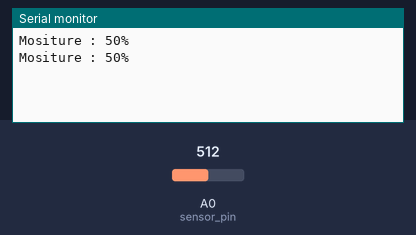
A sketch run on a simulated Arduino Uno, built with avr-gcc and run on an emulated ATmega328P. Parts: the last lines printed to the serial monitor. Inputs (shaded band) come from the test bench; at power-on: A0 (sensor_pin) = 512.

Above: at 1.8 s.
1.9 s: A0 (sensor_pin) set to 716
At 2.6 s:
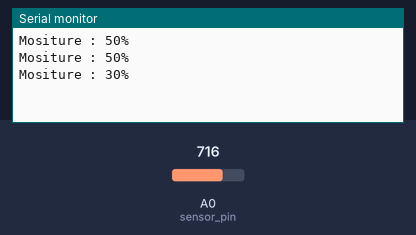
3.4 s: A0 (sensor_pin) set to 900
At 4.8 s:
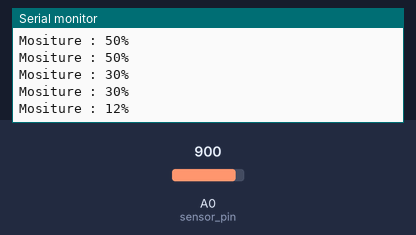
Timing chart, 0 to 6.4 s (numbered marks = the images above; inputs shaded):
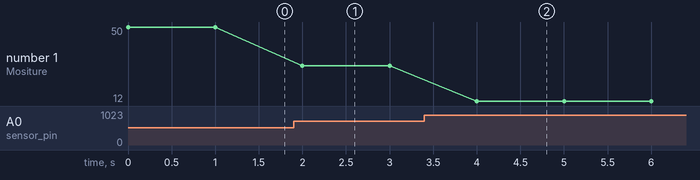

Measured:
- after the input at 1.9 s, the serial monitor: prints a new line after 0.10 s (image 1)
- after the input at 3.4 s, the serial monitor: prints a new line after 0.60 s (image 2)
- plotted number 1: 50 → 30 after the input at 1.9 s, 30 → 12 after the input at 3.4 s

The sketch:

basic_arduino_code.ino
```cpp
int sensor_pin = A0;
float output_value ;

void setup() {
  Serial.begin(9600);
  }

void loop() {
  output_value= analogRead(sensor_pin);
  float percentage = 100 - output_value*100/1024;
  Serial.print("Mositure : ");
  int out = round(percentage);
  Serial.print(out);
  Serial.println("%");
  delay(1000);
  }
```
